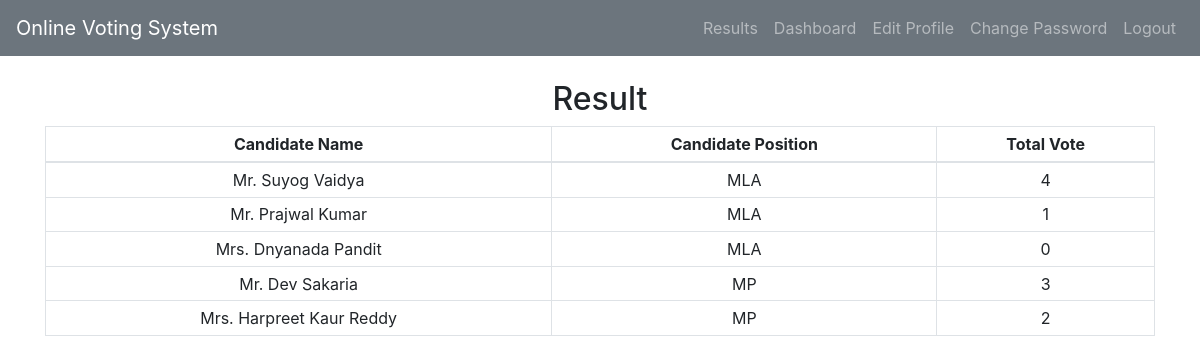
Screenshot of /result/ (signed in) with the database file from the repository.
### poll/models.py (models this page shows, shortened)
class Candidate(models.Model):
    name = models.CharField(max_length=50)
    total_vote = models.IntegerField(default=0, editable=False)
    position = models.ForeignKey(Position, on_delete=models.CASCADE)
    image = models.ImageField(verbose_name="Symbol", upload_to='images/')

class Position(models.Model):
    title = models.CharField(max_length=50, unique=True)
    def __str__(self):
        return self.title

### poll/views.py (the view)
# urls.py: path('result/', views.resultView, name='result'),
@login_required
def resultView(request):
    obj = Candidate.objects.all().order_by('position','-total_vote')
    return render(request, "poll/result.html", {'obj':obj})

### poll/templates/poll/result.html (shortened to what this page needs)
{% extends "poll/base.html" %}
{% block content %}
  <h2 class="text-center">Result</h2>
  <table class="table table-bordered table-sm text-center">
    <thead>
      <tr>
        <th >Candidate Name</th>
        <th >Candidate Position</th>
        <th >Total Vote</th>
      </tr>
    </thead>
    <tbody>
      {% for i in obj %}
        <tr>
          <td>{{ i.name }}</td>
          <td>{{ i.position }}</td>
          <td>{{ i.total_vote }}</td>
        </tr>
      {% endfor %}
    </tbody>
  </table>
{% endblock %}

### poll/templates/poll/base.html (shortened to what this page needs)
<!doctype html>
<html lang="en">
<head>
  <link rel="stylesheet" href="https://stackpath.bootstrapcdn.com/bootstrap/4.4.1/css/bootstrap.min.css">
</head>
<body>
   <nav class="navbar navbar-expand-lg navbar-dark bg-secondary">
    <a class="navbar-brand" href="{% url 'home' %}">Online Voting System</a>
    <div class="collapse navbar-collapse" id="navbarNavAltMarkup">
      <div class="navbar-nav ml-auto">
        {% if request.user.is_authenticated %}
        <a class="nav-item nav-link" href="{% url 'result' %}">Results</a>
          <a class="nav-item nav-link" href="{% url 'dashboard' %}">Dashboard</a>
          <a class="nav-item nav-link" href="{% url 'editprofile' %}">Edit Profile</a>
          <a class="nav-item nav-link" href="{% url 'changepass' %}">Change Password</a>
          <a class="nav-item nav-link" href="{% url 'logout' %}">Logout</a>
        {% else %}
          <a class="nav-item nav-link" href="{% url 'login' %}">Login</a>
          <a class="nav-item nav-link" href="{% url 'registration' %}">Register</a>
        {% endif %}
      </div>
    </div>
  </nav>
  <br>
  <div class="container">
    {% block content %}
    {% endblock %}
  </div>
</body>
</html>

### rows the page displays
Candidate: name "Mr. Suyog Vaidya", position "MLA", total_vote "4"
Candidate: name "Mr. Prajwal Kumar", position "MLA", total_vote "1"
Candidate: name "Mrs. Dnyanada Pandit", position "MLA", total_vote "0"
Candidate: name "Mr. Dev Sakaria", position "MP", total_vote "3"
Candidate: name "Mrs. Harpreet Kaur Reddy", position "MP", total_vote "2"
